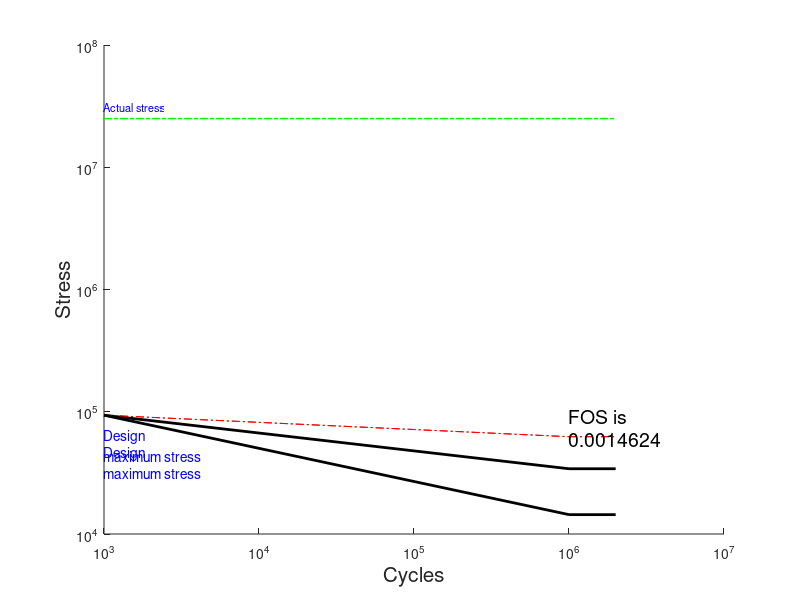

The MATLAB script that drew this image:
%''''''''''''''''''''''''''''''''''''''''''''''''''''''''''''''''''%
% Fatigue: Goodman diagram
% Non-zero mean stress situation
% 
% s_mean = 1/2(s_max + s_min), 
% s_a = s_amplitude/2
%
%
% Author: Aneet Narendranath, PhD
%
%''''''''''''''''''''''''''''''''''''''''''''''''''''''''''''''''''%
%
%Problem solved: Goodman diagram, Ohio University, Dr.Clyde.
%
%% Select material
clear;
close all;
clc;
fos=3; %For fatigue.
P_mean=2540; %From problem statement, lbF
P_alternating=1260; %From problem statement, lbF

s_ut=125e3;%Ultimate stress, psi
s_y=102e3; %Yield stress, psi
surf_finish = 63; %micro-inch
temperature = 75; %Fahrenheit... room temperature

%% Pick a shape
% In this example, a cylindrical pin is chosen.
%
% A static design is performed to provide a stress "in the neighbourhood of
% a good solution".
% Use a larger FOS for the static case than the provided FOS to achieve.
% It is a good idea to use a static FOS that is twice the fatigue FOS to
% achieve.  The idea is, build some "over-design" in your static case so
% that your fatigue situation is better protected.
%
%
% s_y/fos_static = 4*P_max/pi()*d^2;
% d = sqrt(4*fos_static*P_max/(pi()*s_y))
%
% Given the axial loading situation, the simplest failure theory is chosen
% to calculate the diameter, d.  In essence, the yield stress is compared
% to the uniaxial stress (which would also be the larger principal stress)
% to determine the diameter.
%
P_max = 3800;
fos_static = 2*fos;
d = sqrt(4*fos_static*P_max/(pi()*s_y));
area = 0.25*pi()*d.^2;
s_m = P_mean/area; %psi
s_a = P_alternating/area; %psi
%At this point, it is useful to recognize that if one is to create an S-N
%curve, there would be NO MEAN STRESS, s_m.  One would use the alternating
%stress value, s_a and proceed with the S-N diagram creation.
%
%% Fatigue loading
s_m = zeros(1,1);
s_actual = 25e6;; %Actual design stress from, say, mechanics of materials
N_min=10^3;
N_max=10^6;
N_des=720000; %Cycles to design for
% response = input('Bending or axial loading? ') %User input
response=2; %1=bending, 2=Axial loading
matrl = 1; %1=steel, 2=Aluminium

%Loading type
if(response==1)%bending
    s_m = 0.9*s_ut;
else %axial
    s_m = 0.75*s_ut;
end

%Material type
if(matrl==1) %steel
    s_e_prime = 0.5*s_ut; %endurance limit
else %Aluminium
    s_e_prime = 0.4*s_ut; %endurance limit
end

%Coefficients to introduct correction to s_e_prime (endurance limit)
%These coefficients need to be chosen from design data-handbooks.
%The values below may be arbitrary.
c_load=0.7;
c_size=1.0;
c_surf=0.9;
c_temp=1.0; %temperature
c_reliability=0.868;
sa_uncorrected = s_e_prime;
sa_corrected = s_e_prime * c_load * c_size * c_surf * c_temp * c_reliability;
p_1 = [N_min, s_m];
p_2 = [N_max, sa_uncorrected];
p_3 = [N_max, sa_corrected];

%The line joining p_1 and p_3 is our design envelope and takes into account
%the various correction factors.
scatter(p_1(1), p_1(2), 'k', 'filled')
hold on;
scatter(p_2(1), p_2(2), 'r', 'filled')
scatter(p_3(1), p_3(2), 'k', 'filled')
set(gca, 'xscale', 'log');
set(gca, 'yscale', 'log');
xlabel('Cycles', 'FontSize',15)
ylabel('Stress', 'FontSize',15)

%Uncorrected design envelope
xData=[p_1(1) p_2(1)];
yData=[p_1(2) p_2(2)];
line(xData, yData,'Color','red','LineStyle','-.','LineWidth',0.5);
%extension beyond N_max cycles:
xData=[N_max 2*N_max];
yData=[p_2(2) p_2(2)];
line(xData, yData,'Color','red','LineStyle','-.','LineWidth',0.5);


%Corrected design env.
xData=[p_1(1) p_3(1)];
yData=[p_1(2) p_3(2)];
line(xData, yData,'Color','black','LineStyle','-','LineWidth',2);
%extension beyond N_max cycles:
xData=[N_max 2*N_max];
yData=[p_3(2) p_3(2)];
line(xData, yData,'Color','black','LineStyle','-','LineWidth',2);

y_2 = s_m;
y_1 = sa_corrected;
x_2 = N_min;
x_1 = N_max;
m = (y_2 - y_1)./(x_2-x_1);
b=s_m; %bias or intercept on Y(S) axis.
% 
% Given a "design cycles", what is the max alternating stress?
s_design_max = m*N_des + b;
line([N_des, N_des],[0, 1.1*s_m],'Color','blue','LineStyle','-.','LineWidth',2)
scatter(N_des, s_design_max, 'k', 'filled');
str = {'Design', 'maximum stress'};
text(N_min, 1.05*s_design_max, str,'Color','blue','FontSize',10);

% Diameter based on s_design_max
d_max = sqrt(4*fos*P_max/(pi()*s_design_max));


% 
% Given an actual alternating stress, where are we in the design envelope?
% str = {'Actual stress'};
% text(N_min, 1.25*s_actual, str,'Color','blue','FontSize',8);
% line([N_min, 2*N_max],[s_actual, s_actual],'Color',[0 1 0],'LineStyle','-.','LineWidth',1.1)
% 
% Overload factor available:
% fos = s_design_max/s_actual;
% str = {'FOS is',num2str(fos)};
% text(N_max, 0.8*s_m, str,'Color','black','FontSize',14);



%% 
%
%Note: If the material is not a steel, one calculates the fatigue limit,
%denoted by s_f_prime.  In the above if statement, the Aluminium material
%has an s_e_prime calculated.  Please read this as a "fatigue limit".
%Future versions of this code may make a discrimination between s_e_prime
%and s_f_prime.  
%

%Alternating component
%sa=s_e_prime; %uncorrected (without coefficients)

%Coefficients to introduct correction to s_e_prime (endurance limit)
c_load=0.8;
c_size=0.8;
c_surf=0.8;
c_temp=0.9;
c_reliability=0.5;
sa_uncorrected = s_e_prime;
sa_corrected = s_e_prime * c_load * c_size * c_surf * c_temp * c_reliability;
p_1 = [N_min, s_m];
p_2 = [N_max, sa_uncorrected];
p_3 = [N_max, sa_corrected];

%The line joining p_1 and p_3 is our design envelope and takes into account
%the various correction factors.
scatter(p_1(1), p_1(2), 'k', 'filled')
hold on;
scatter(p_2(1), p_2(2), 'r', 'filled')
scatter(p_3(1), p_3(2), 'k', 'filled')
xlabel('Cycles', 'FontSize',15)
ylabel('Stress', 'FontSize',15)

%Uncorrected design envelope
xData=[p_1(1) p_2(1)];
yData=[p_1(2) p_2(2)];
line(xData, yData,'Color','red','LineStyle','-.','LineWidth',0.5);
%extension beyond N_max cycles:
xData=[N_max 2*N_max];
yData=[p_2(2) p_2(2)];
line(xData, yData,'Color','red','LineStyle','-.','LineWidth',0.5);


%Corrected design env.
xData=[p_1(1) p_3(1)];
yData=[p_1(2) p_3(2)];
line(xData, yData,'Color','black','LineStyle','-','LineWidth',2);
%extension beyond N_max cycles:
xData=[N_max 2*N_max];
yData=[p_3(2) p_3(2)];
line(xData, yData,'Color','black','LineStyle','-','LineWidth',2);

%Slope of line between 1000 and N_max cycles is found next.
%m=(y_2 - y_1)/(x_2-x_1)
%
y_2 = s_m;
y_1 = sa_corrected;
x_2 = N_min;
x_1 = N_max;
m = (y_2 - y_1)./(x_2-x_1);
b=s_m; %bias or intercept on Y(S) axis.

%Given a "design cycles", what is the max alternating stress?
s_design_max = m*N_des + b;
line([N_des, N_des],[0, 1.1*s_m],'Color','blue','LineStyle','-.','LineWidth',2)
scatter(N_des, s_design_max, 'k', 'filled');
str = {'Design', 'maximum stress'};
text(N_min, 1.05*s_design_max, str,'Color','blue','FontSize',10);

%Given an actual alternating stress, where are we in the design envelope?
str = {'Actual stress'};
text(N_min, 1.25*s_actual, str,'Color','blue','FontSize',8);
line([N_min, 2*N_max],[s_actual, s_actual],'Color',[0 1 0],'LineStyle','-.','LineWidth',1.1)

%Overload factor available:
fos = s_design_max/s_actual;
str = {'FOS is',num2str(fos)};
text(N_max, 0.8*s_m, str,'Color','black','FontSize',14);
%eof
